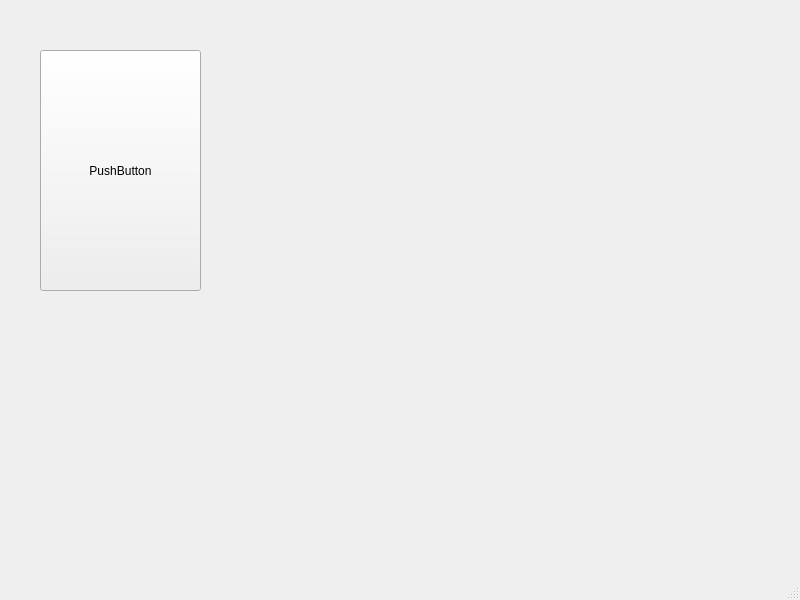
<?xml version="1.0" encoding="UTF-8"?>
<ui version="4.0">
 <class>MainMenu</class>
 <widget class="QMainWindow" name="MainMenu">
  <property name="geometry">
   <rect>
    <x>0</x>
    <y>0</y>
    <width>800</width>
    <height>600</height>
   </rect>
  </property>
  <property name="windowTitle">
   <string>MainMenu</string>
  </property>
  <widget class="QWidget" name="centralwidget">
   <widget class="QPushButton" name="pushButton">
    <property name="geometry">
     <rect>
      <x>40</x>
      <y>50</y>
      <width>161</width>
      <height>241</height>
     </rect>
    </property>
    <property name="text">
     <string>PushButton</string>
    </property>
   </widget>
  </widget>
  <widget class="QMenuBar" name="menubar">
   <property name="geometry">
    <rect>
     <x>0</x>
     <y>0</y>
     <width>800</width>
     <height>25</height>
    </rect>
   </property>
  </widget>
  <widget class="QStatusBar" name="statusbar"/>
 </widget>
 <resources/>
 <connections/>
</ui>
